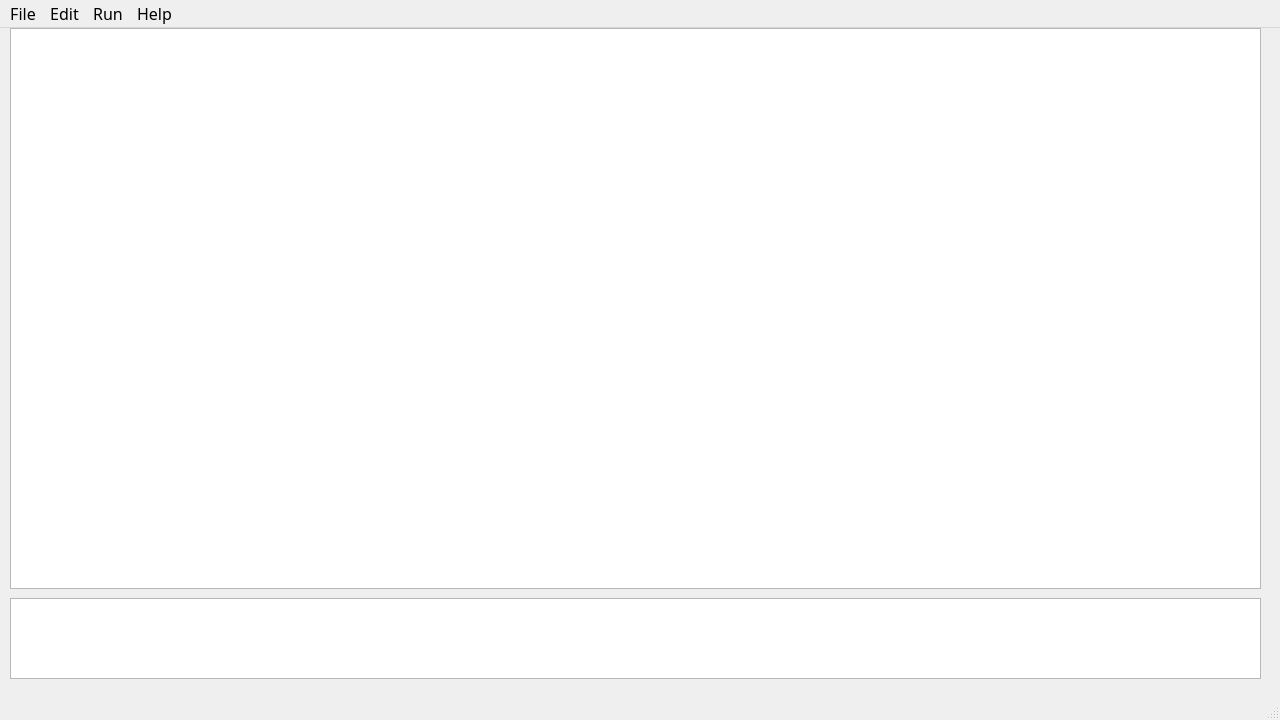
<?xml version="1.0" encoding="UTF-8"?>
<ui version="4.0">
 <class>MainWindow</class>
 <widget class="QMainWindow" name="MainWindow">
  <property name="geometry">
   <rect>
    <x>0</x>
    <y>0</y>
    <width>1280</width>
    <height>720</height>
   </rect>
  </property>
  <property name="font">
   <font>
    <family>Myriad Pro</family>
    <pointsize>12</pointsize>
    <weight>50</weight>
    <bold>false</bold>
   </font>
  </property>
  <property name="windowTitle">
   <string>Project Thermite</string>
  </property>
  <property name="windowIcon">
   <iconset resource="image.qrc">
    <normaloff>:/ICONS/Icon.png</normaloff>:/ICONS/Icon.png</iconset>
  </property>
  <property name="locale">
   <locale language="English" country="UnitedStates"/>
  </property>
  <widget class="QWidget" name="centralWidget">
   <widget class="CodeEditor" name="editor">
    <property name="geometry">
     <rect>
      <x>10</x>
      <y>0</y>
      <width>1251</width>
      <height>561</height>
     </rect>
    </property>
   </widget>
   <widget class="Terminal" name="terminal">
    <property name="geometry">
     <rect>
      <x>10</x>
      <y>570</y>
      <width>1251</width>
      <height>81</height>
     </rect>
    </property>
   </widget>
  </widget>
  <widget class="QMenuBar" name="menuBar">
   <property name="geometry">
    <rect>
     <x>0</x>
     <y>0</y>
     <width>1280</width>
     <height>19</height>
    </rect>
   </property>
   <property name="font">
    <font>
     <family>Myriad Pro</family>
     <pointsize>12</pointsize>
     <weight>50</weight>
     <bold>false</bold>
    </font>
   </property>
   <widget class="QMenu" name="menu">
    <property name="font">
     <font>
      <family>Myriad Pro</family>
      <pointsize>12</pointsize>
     </font>
    </property>
    <property name="title">
     <string>File</string>
    </property>
    <addaction name="actionNewFile"/>
    <addaction name="actionOpen"/>
    <addaction name="actionSaveFile"/>
    <addaction name="actionSaveAs"/>
   </widget>
   <widget class="QMenu" name="menuEdit">
    <property name="font">
     <font>
      <family>Myriad Pro</family>
      <pointsize>12</pointsize>
     </font>
    </property>
    <property name="title">
     <string>Edit</string>
    </property>
    <addaction name="actionUndo"/>
    <addaction name="actionRedo"/>
    <addaction name="actionCopy"/>
    <addaction name="actionCut"/>
    <addaction name="actionPaste"/>
    <addaction name="actionSelectAll"/>
   </widget>
   <widget class="QMenu" name="menuHelp">
    <property name="font">
     <font>
      <family>Myriad Pro</family>
      <pointsize>12</pointsize>
     </font>
    </property>
    <property name="title">
     <string>Help</string>
    </property>
    <addaction name="actionSetting"/>
    <addaction name="actionAbout"/>
    <addaction name="actionReadme"/>
   </widget>
   <widget class="QMenu" name="menuRun">
    <property name="font">
     <font>
      <family>Myriad Pro</family>
      <pointsize>12</pointsize>
     </font>
    </property>
    <property name="title">
     <string>Run</string>
    </property>
    <addaction name="actionCompile"/>
    <addaction name="actionAssemble"/>
    <addaction name="actionSimulate"/>
    <addaction name="actionRun"/>
   </widget>
   <addaction name="menu"/>
   <addaction name="menuEdit"/>
   <addaction name="menuRun"/>
   <addaction name="menuHelp"/>
  </widget>
  <widget class="QStatusBar" name="statusBar">
   <property name="sizePolicy">
    <sizepolicy hsizetype="Preferred" vsizetype="Preferred">
     <horstretch>0</horstretch>
     <verstretch>0</verstretch>
    </sizepolicy>
   </property>
   <property name="font">
    <font>
     <family>Myriad Pro</family>
     <pointsize>12</pointsize>
     <weight>50</weight>
     <bold>false</bold>
    </font>
   </property>
  </widget>
  <action name="actionNewFile">
   <property name="icon">
    <iconset resource="image.qrc">
     <normaloff>:/ICONS/New.png</normaloff>:/ICONS/New.png</iconset>
   </property>
   <property name="text">
    <string>New</string>
   </property>
   <property name="toolTip">
    <string>Create a C++ code file</string>
   </property>
   <property name="font">
    <font>
     <family>Myriad Pro</family>
     <pointsize>12</pointsize>
    </font>
   </property>
   <property name="shortcut">
    <string>Ctrl+N</string>
   </property>
  </action>
  <action name="actionOpen">
   <property name="icon">
    <iconset resource="image.qrc">
     <normaloff>:/ICONS/Open.png</normaloff>:/ICONS/Open.png</iconset>
   </property>
   <property name="text">
    <string>Open</string>
   </property>
   <property name="toolTip">
    <string>Open a C++ code file</string>
   </property>
   <property name="font">
    <font>
     <family>Myriad Pro</family>
     <pointsize>12</pointsize>
    </font>
   </property>
   <property name="shortcut">
    <string>Ctrl+O</string>
   </property>
  </action>
  <action name="actionSelectAll">
   <property name="icon">
    <iconset resource="image.qrc">
     <normaloff>:/ICONS/SelectAll.png</normaloff>:/ICONS/SelectAll.png</iconset>
   </property>
   <property name="text">
    <string>Select All</string>
   </property>
   <property name="toolTip">
    <string>Select all text</string>
   </property>
   <property name="font">
    <font>
     <family>Myriad Pro</family>
     <pointsize>12</pointsize>
    </font>
   </property>
   <property name="shortcut">
    <string>Ctrl+A</string>
   </property>
  </action>
  <action name="actionUndo">
   <property name="icon">
    <iconset resource="image.qrc">
     <normaloff>:/ICONS/Undo.png</normaloff>:/ICONS/Undo.png</iconset>
   </property>
   <property name="text">
    <string>Undo</string>
   </property>
   <property name="font">
    <font>
     <family>Myriad Pro</family>
     <pointsize>12</pointsize>
    </font>
   </property>
   <property name="shortcut">
    <string>Ctrl+Z</string>
   </property>
  </action>
  <action name="actionRedo">
   <property name="icon">
    <iconset resource="image.qrc">
     <normaloff>:/ICONS/Redo.png</normaloff>:/ICONS/Redo.png</iconset>
   </property>
   <property name="text">
    <string>Redo</string>
   </property>
   <property name="font">
    <font>
     <family>Myriad Pro</family>
     <pointsize>12</pointsize>
    </font>
   </property>
   <property name="shortcut">
    <string>Ctrl+Shift+Z</string>
   </property>
  </action>
  <action name="actionAbout">
   <property name="icon">
    <iconset resource="image.qrc">
     <normaloff>:/ICONS/About.png</normaloff>:/ICONS/About.png</iconset>
   </property>
   <property name="text">
    <string>About</string>
   </property>
   <property name="toolTip">
    <string>About Project Thermite</string>
   </property>
   <property name="font">
    <font>
     <family>Myriad Pro</family>
     <pointsize>12</pointsize>
    </font>
   </property>
  </action>
  <action name="actionReadme">
   <property name="icon">
    <iconset resource="image.qrc">
     <normaloff>:/ICONS/Document.png</normaloff>:/ICONS/Document.png</iconset>
   </property>
   <property name="text">
    <string>Readme</string>
   </property>
   <property name="toolTip">
    <string>View readme</string>
   </property>
   <property name="font">
    <font>
     <family>Myriad Pro</family>
     <pointsize>12</pointsize>
    </font>
   </property>
  </action>
  <action name="actionSaveFile">
   <property name="icon">
    <iconset resource="image.qrc">
     <normaloff>:/ICONS/Save.png</normaloff>:/ICONS/Save.png</iconset>
   </property>
   <property name="text">
    <string>Save</string>
   </property>
   <property name="toolTip">
    <string>Save the file</string>
   </property>
   <property name="font">
    <font>
     <family>Myriad Pro</family>
     <pointsize>12</pointsize>
    </font>
   </property>
   <property name="shortcut">
    <string>Ctrl+S</string>
   </property>
  </action>
  <action name="actionSetting">
   <property name="enabled">
    <bool>true</bool>
   </property>
   <property name="icon">
    <iconset resource="image.qrc">
     <normaloff>:/ICONS/Settings.png</normaloff>:/ICONS/Settings.png</iconset>
   </property>
   <property name="text">
    <string>Settings</string>
   </property>
   <property name="toolTip">
    <string>Change the settings</string>
   </property>
   <property name="font">
    <font>
     <family>Myriad Pro</family>
     <pointsize>12</pointsize>
    </font>
   </property>
   <property name="visible">
    <bool>true</bool>
   </property>
  </action>
  <action name="actionCompile">
   <property name="icon">
    <iconset resource="image.qrc">
     <normaloff>:/ICONS/Compile.png</normaloff>:/ICONS/Compile.png</iconset>
   </property>
   <property name="text">
    <string>Compile</string>
   </property>
   <property name="toolTip">
    <string>Compile (C++ Code)</string>
   </property>
   <property name="font">
    <font>
     <family>Myriad Pro</family>
     <pointsize>12</pointsize>
    </font>
   </property>
  </action>
  <action name="actionAssemble">
   <property name="icon">
    <iconset resource="image.qrc">
     <normaloff>:/ICONS/Assemble.png</normaloff>:/ICONS/Assemble.png</iconset>
   </property>
   <property name="text">
    <string>Assemble</string>
   </property>
   <property name="toolTip">
    <string>Assemble (MIPS Assembly Language)</string>
   </property>
   <property name="font">
    <font>
     <family>Myriad Pro</family>
     <pointsize>12</pointsize>
    </font>
   </property>
  </action>
  <action name="actionSimulate">
   <property name="icon">
    <iconset resource="image.qrc">
     <normaloff>:/ICONS/Simulate.png</normaloff>:/ICONS/Simulate.png</iconset>
   </property>
   <property name="text">
    <string>Simulate</string>
   </property>
   <property name="toolTip">
    <string>Simulate (MIPS Machine Language)</string>
   </property>
   <property name="font">
    <font>
     <family>Myriad Pro</family>
     <pointsize>12</pointsize>
    </font>
   </property>
  </action>
  <action name="actionRun">
   <property name="icon">
    <iconset resource="image.qrc">
     <normaloff>:/ICONS/Run.png</normaloff>:/ICONS/Run.png</iconset>
   </property>
   <property name="text">
    <string>Run</string>
   </property>
   <property name="toolTip">
    <string>Run (C++ Code)</string>
   </property>
   <property name="font">
    <font>
     <family>Myriad Pro</family>
     <pointsize>12</pointsize>
    </font>
   </property>
   <property name="shortcut">
    <string>Ctrl+R</string>
   </property>
  </action>
  <action name="actionSaveAs">
   <property name="icon">
    <iconset resource="image.qrc">
     <normaloff>:/ICONS/SaveAs.png</normaloff>:/ICONS/SaveAs.png</iconset>
   </property>
   <property name="text">
    <string>Save As</string>
   </property>
  </action>
  <action name="actionCopy">
   <property name="icon">
    <iconset resource="image.qrc">
     <normaloff>:/ICONS/Copy.png</normaloff>:/ICONS/Copy.png</iconset>
   </property>
   <property name="text">
    <string>Copy</string>
   </property>
   <property name="shortcut">
    <string>Ctrl+C</string>
   </property>
  </action>
  <action name="actionCut">
   <property name="icon">
    <iconset resource="image.qrc">
     <normaloff>:/ICONS/Cut.png</normaloff>:/ICONS/Cut.png</iconset>
   </property>
   <property name="text">
    <string>Cut</string>
   </property>
   <property name="shortcut">
    <string>Ctrl+X</string>
   </property>
  </action>
  <action name="actionPaste">
   <property name="icon">
    <iconset resource="image.qrc">
     <normaloff>:/ICONS/Paste.png</normaloff>:/ICONS/Paste.png</iconset>
   </property>
   <property name="text">
    <string>Paste</string>
   </property>
   <property name="shortcut">
    <string>Ctrl+V</string>
   </property>
  </action>
 </widget>
 <layoutdefault spacing="6" margin="11"/>
 <customwidgets>
  <customwidget>
   <class>CodeEditor</class>
   <extends>QPlainTextEdit</extends>
   <header location="global">codeeditor.h</header>
  </customwidget>
  <customwidget>
   <class>Terminal</class>
   <extends>QPlainTextEdit</extends>
   <header location="global">terminal.h</header>
  </customwidget>
 </customwidgets>
 <resources>
  <include location="image.qrc"/>
 </resources>
 <connections/>
</ui>
